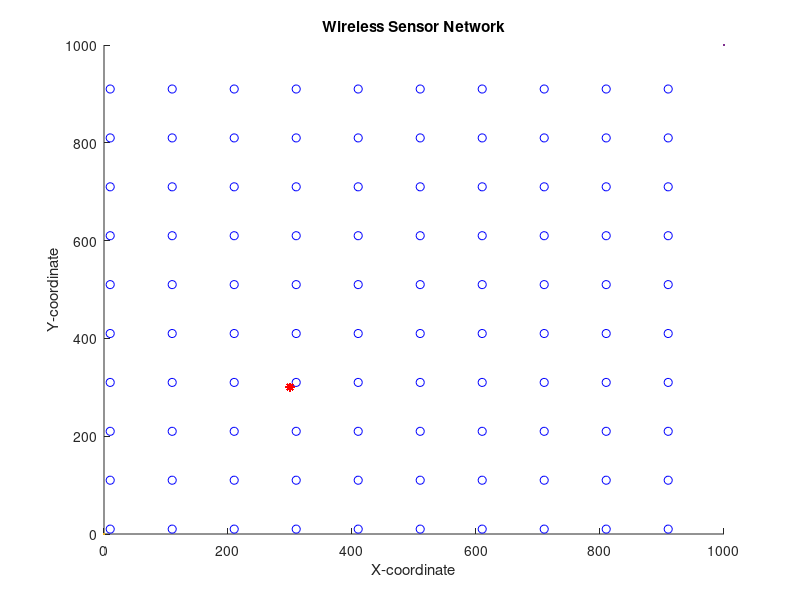

Write the MATLAB code that produced this figure. (Note: this script raises an error after producing the figure.)
%Rishabh Barnwal%
%2020A7PS1677P%
%2023%
close all;
clear;
clc;
%%%%%%%%%%%%%%%%%%%% Network Establishment Parameters %%%%%%%%%%%%%%%%%%%%
%%% plot of Operation %%%
% Field Dimensions in meters %
% Define the grid size
x_max = 1000;
y_max = 1000;
x_min = 10;
y_min = 10;
step = 100;

% Generate the grid
x_cord = x_min:step:(x_min + (x_max - 1) * step);
y_cord = y_min:step:(y_min + (y_max - 1) * step);

x = 0; % added for better display results of the plot
y = 0; % added for better display results of the plot
% Number of Nodes in the field %
n = 100;
% Number of Dead Nodes in the beggining %
dead_nodes = 0;
% Coordinates of the Sink (location is predetermined in this simulation) %
sinkx = 300;
sinky = 300;
%%% Energy Values %%%
% Initial Energy of a Node (in Joules) %
Eo = 0.1; % units in Joules
% Energy required to run circuity (both for transmitter and receiver) %
Eelec = 50 * 10 ^ (-9); % units in Joules/bit
ETx = 50 * 10 ^ (-9); % units in Joules/bit
ERx = 50 * 10 ^ (-9); % units in Joules/bit
% Transmit Amplifier Types %
Eamp = 100 * 10 ^ (-12); % units in Joules/bit/m^2 (amount of energy spent by the amplifier to transmit the bits)
% Data Aggregation Energy %
EDA = 5 * 10 ^ (-9); % units in Joules/bit
% Size of data package %
k = 4000; % units in bits
% Suggested percentage of cluster head %
p = 0.1; % a 1 percent of the total amount of nodes used in the network is proposed to give good results
% Number of Clusters %
Ci = p * n;
% Round of Operation %
rounds = 0;
% Current Number of operating Nodes %
totalEnergy = n * Eo;
operating_nodes = n;
transmissions = 0;
temp_val = 0;
flagFirstDead = 0;
stop_flag = 0;
%%%%%%%%%%%%%%%%%%%%%%%%%%% End of Parameters %%%%%%%%%%%%%%%%%%%%%%%%%%%%
%%% Creation of the Wireless Sensor Network %%%
% Plotting the WSN %
i = 1;

while (i <= n)

    for j = 1:(x_max / step)

        for k = 1:(y_max / step)
            SN(i).x = x_cord(j); % X-axis coordinates of sensor node
            SN(i).y = y_cord(k); % Y-axis coordinates of sensor node
            i = i + 1;
        end

    end

end

for i = 1:n

    SN(i).id = i; % sensor's ID number
    SN(i).Energy = Eo; % nodes energy levels (initially set to be equal to "Eo"
    SN(i).role = 0; % node acts as normal if the value is '0', if elected as a cluster head it gets the value '1' (initially all nodes are normal)
    SN(i).cluster = 0; % the cluster which a node belongs to
    SN(i).condition = 1; % States the current condition of the node. when the node is operational its value is =1 and when dead =0
    SN(i).rop = 0; % number of rounds node was operational
    SN(i).rleft = 0; % rounds left for node to become available for Cluster Head election
    SN(i).dtch = 0; % nodes distance from the cluster head of the cluster in which he belongs
    SN(i).dts = sqrt((sinkx - SN(i).x) ^ 2 + (sinky - SN(i).y) ^ 2); % nodes distance from the sink
    SN(i).tel = 0; % states how many times the node was elected as a Cluster Head
    SN(i).rn = 0; % round node got elected as cluster head
    SN(i).chid = 0; % node ID of the cluster head which the "i" normal node belongs to
    SN(i).prob = p; % probability with which a node gets to be cluster head

    hold on;
    figure(1)
    plot(x, y, x_max, y_max, SN(i).x, SN(i).y, 'ob', sinkx, sinky, '*r');
    title 'Wireless Sensor Network';
    xlabel 'X-coordinate';
    ylabel 'Y-coordinate';

end

networkStatus = 1;
totalData = 0;
rad = 200;

opNodes = [];
dNodes = [];
cNodes = [];
threshData = [];
remainingEnergy = [];
nrg = [];
flagFirstDead = 0;
networkLiveData = [];
abpl = [];
lsp = [];

%%%%%% Set-Up Phase %%%%%%
%%%%%%%% PROPOSED W/O DEGREE %%%%%%%%
while (operating_nodes > 0 && stop_flag == 0)

    % Displays Current Round %
    rounds = rounds + 1
    remainingEnergy(rounds) = totalEnergy;

    % Reseting Previous Amount Of Cluster Heads In the Network %
    CHeads = 0;

    % Reseting Previous Amount Of Energy Consumed In the Network on the Previous Round %
    energy = 0;

    % New list of nodes is sorted on basis of energy %
    SN = sortNodes_energy(SN, n);

    CHeads = 0;
    CH_list = [];

    % Cluster Heads Election %
    [SN, CH_list, CHeads] = maxE_minD_selection(SN, n, Ci, Eo);

    if (CHeads ~= 0)
        % Fixing the size of "CL" array %
        CH_list = CH_list(1:CHeads);
        CH_list = arrayfun(@(x) setfield(x, 'degree', 0), CH_list);

        % Grouping the Nodes into Clusters & caclulating the distance between node and cluster head %
        for i = 1:n

            if (SN(i).role == 0) && (SN(i).Energy > 0) && (CHeads > 0) % if node is normal

                for m = 1:CHeads
                    d(m) = sqrt((CH_list(m).x - SN(i).x) ^ 2 + (CH_list(m).y - SN(i).y) ^ 2);
                    % we calculate the distance 'd' between the sensor node that is
                    % transmitting and the cluster head that is receiving with the following equation+
                    % d=sqrt((x2-x1)^2 + (y2-y1)^2) where x2 and y2 the coordinates of
                    % the cluster head and x1 and y1 the coordinates of the transmitting node
                end

                d = d(1:CHeads); % fixing the size of "d" array
                [M, I] = min(d(:)); % finds the minimum distance of node to CH
                [Row, Col] = ind2sub(size(d), I); % displays the Cluster Number in which this node belongs too
                SN(i).cluster = Col; % assigns node to the cluster
                SN(i).dtch = d(Col); % assigns the distance of node to CH
                SN(i).chid = CH_list(Col).id;
                CH_list(Col).degree = CH_list(Col).degree + 1;

            end

        end

        % printing the degree of each CH %

        % calculating HOPS and Proximity %
        [CH_list, ABPL] = CH_list_with_HOPS(CH_list, CHeads, rad, rounds);
        Network_Longest_Shortest_Path = calculating_lsp(CH_list, CHeads);

        abpl(rounds) = ABPL;
        lsp(rounds) = Network_Longest_Shortest_Path;

        %%%%%% Steady-State Phase %%%%%%
        % Energy Dissipation for normal nodes %

        for i = 1:n

            if (SN(i).condition == 1) && (SN(i).role == 0)

                if SN(i).Energy > 0
                    ETx = Eelec * k + Eamp * k * SN(i).dtch ^ 2;
                    SN(i).Energy = SN(i).Energy - ETx;
                    energy = energy + ETx;
                    totalEnergy = totalEnergy - ETx;
                    totalData = totalData + k;

                    % Dissipation for cluster head during reception
                    if SN(SN(i).chid).Energy > 0 && SN(SN(i).chid).condition == 1 && SN(SN(i).chid).role == 1
                        ERx = (Eelec + EDA) * k;
                        energy = energy + ERx;
                        totalEnergy = totalEnergy - ERx;

                        SN(SN(i).chid).Energy = SN(SN(i).chid).Energy - ERx;

                        if SN(SN(i).chid).Energy <= 0 % if cluster heads energy depletes with reception
                            SN(SN(i).chid).condition = 0;
                            SN(SN(i).chid).rop = rounds;
                            dead_nodes = dead_nodes + 1;
                            operating_nodes = operating_nodes - 1
                        end

                    end

                end

                if SN(i).Energy <= 0 % if nodes energy depletes with transmission
                    dead_nodes = dead_nodes + 1;
                    operating_nodes = operating_nodes - 1
                    SN(i).condition = 0;
                    SN(i).chid = 0;
                    SN(i).rop = rounds;
                end

            end

        end

        % Energy Dissipation for cluster head nodes %

        for i = 1:n

            if (SN(i).condition == 1) && (SN(i).role == 1)

                if SN(i).Energy > 0
                    ETx = (Eelec + EDA) * k + Eamp * k * SN(i).dts ^ 2;
                    SN(i).Energy = SN(i).Energy - ETx;
                    energy = energy + ETx;
                    totalEnergy = totalEnergy - ETx;

                end

                if SN(i).Energy < Eo * 0.2 % if cluster heads energy depletes with transmission
                    dead_nodes = dead_nodes + 1;
                    operating_nodes = operating_nodes - 1
                    SN(i).condition = 0;
                    SN(i).rop = rounds;
                end

            end

        end

    end

    if operating_nodes < n && temp_val == 0
        temp_val = 1;
        flagFirstDead = rounds;
        networkLiveData(networkStatus) = rounds;
        networkStatus = networkStatus + 1;
    end

    if operating_nodes <= n * 0.5 && temp_val == 1
        temp_val = 2;
        networkLiveData(networkStatus) = rounds;
        networkStatus = networkStatus + 1;
    end

    if flagFirstDead == 0
        transmissions = transmissions + 1;
        nrg(transmissions) = energy;
    end

    if CHeads == 0 || operating_nodes < 3
        stop_flag = 1;
        CHeads = 0;
        networkLiveData(networkStatus) = rounds;
    end

    opNodes(rounds) = operating_nodes;
    dNodes(rounds) = dead_nodes;
    cNodes(rounds) = CHeads;
    threshData(rounds) = totalData;

end

if networkStatus == 1
    networkStatus = networkStatus + 1;
    networkLiveData(networkStatus) = rounds;
    networkStatus = networkStatus + 1;
    networkLiveData(networkStatus) = rounds;
elseif networkStatus == 2
    networkStatus = networkStatus + 1;
    networkLiveData(networkStatus) = rounds;
elseif networkStatus == 3
    networkLiveData(networkStatus) = rounds;
end

% Plotting Simulation Results "Operating Nodes per Round" %
figure(2)
plot(1:length(opNodes), opNodes(1:length(opNodes)), '-r', 'Linewidth', 2);
title ({'COMPARISION'; 'Number of Operating Nodes per Round'; })
xlabel '# Rounds';
ylabel '# Operational Nodes';
hold on;

figure(3)
plot(1:length(dNodes), dNodes(1:length(dNodes)), '-r', 'Linewidth', 2);
title ({'COMPARISION'; 'Number of Dead Nodes per Round'; })
xlabel '# Rounds';
ylabel '# Dead Nodes';
hold on;

figure(4)
plot(1:length(cNodes), cNodes(1:length(cNodes)), '-r', 'Linewidth', 2);
title ({'COMPARISION'; 'Number of Clusters per Round'; })
xlabel '# Rounds';
ylabel '# Clusters';
hold on;

figure(5)
plot(1:length(threshData), threshData(1:length(threshData)), '-r', 'Linewidth', 2);
title ({'COMPARISION'; 'Data Packets Sent to the Sink Node per Round'; })
xlabel '# Rounds';
ylabel 'Data Packets Sent to the Sink Node';
hold on;

figure(6)
plot(1:length(nrg), nrg(1:length(nrg)), '-r', 'Linewidth', 2);
title ({'COMPARISION'; 'Energy Consumtion per Transmission'; })
xlabel '# Transmission';
ylabel 'Energy (Joule)';
hold on;

figure(7)
area(1:length(remainingEnergy), remainingEnergy(1:length(remainingEnergy)), 'FaceColor', 'r');
title ({'COMPARISION'; 'Remaining Energy per Round'; })
xlabel '# Rounds';
ylabel 'Remaining Energy (Joule)';
hold on;

figure(8)
plot(1:length(abpl), abpl(1:length(abpl)), '-r', 'Linewidth', 2);
title ({'COMPARISION'; 'Average Backbone Path Length per Round'; })
xlabel '# Rounds';
ylabel 'Average Backbone Path Length';
hold on;

figure(9)
plot(1:length(lsp), lsp(1:length(lsp)), '-r', 'Linewidth', 2);
title ({'COMPARISION'; 'Longest Shortest Path Length per Round'; })
xlabel '# Rounds';
ylabel 'Longest Shortest Path Length';
hold on;

% sorting nodes based on energy
function S = sortNodes(S, Ni)

    for i = 1:Ni

        S(i).role = 0;

        for j = 1:Ni

            if (S(j).condition == 0)
                break;
            end

            if S(i).Energy > S(j).Energy
                temp = S(i);
                S(i) = S(j);
                S(j) = temp;
            end

        end

    end

end

% using our algorithm to assign cluster heads
function [S, CH_list, CHeads] = maxE_minD_selection(S, Ni, Ci, Eo)
    CH_list = [];
    CHeads = 0;

    for k = 1:Ci
        S(k).cluster = 0;
        S(k).role = 0;
        S(k).chid = 0;
        index = -1;
        count = 0;
        minD = 10 ^ 10;
        maxE = -1;

        % selecting cluster heads based on max energy and min distance
        for i = 1:Ni

            if (S(i).role == 1 || S(i).condition == 0)
                continue;
            end

            distance = 0;

            for j = 1:Ni

                if (S(j).condition == 0)
                    continue;
                end

                if (i ~= j)
                    distance = distance + sqrt((S(i).x - S(j).x) ^ 2 + (S(i).y - S(j).y) ^ 2);
                    count = count + 1;
                end

            end

            if ((distance / count) <= minD && (S(i).Energy >= maxE) && (S(i).Energy >= Eo * 0.2))
                minD = distance;
                maxE = S(i).Energy;
                index = i;
            end

        end

        if (index ~= -1)
            S(index).role = 1; % 1 = cluster head
            S(i).tel = S(i).tel + 1; % total number of times it became cluster head
            CHeads = CHeads + 1;
            S(i).cluster = CHeads; % cluster number this node belongs to
            CH_list(CHeads).id = S(index).id;
            CH_list(CHeads).x = S(index).x;
            CH_list(CHeads).y = S(index).y;
            CH_list(CHeads).dts = S(index).dts;
        end

    end

end

% sorting nodes based on proximity
function proximity_list = sortNodes_dts(CH_list, proximity_list)

    if length(proximity_list) == 1
        return;
    end

    for i = 1:length(proximity_list)

        if proximity_list(i) == 0
            continue;
        end

        for j = 1:length(proximity_list)

            if proximity_list(j) == 0
                continue;
            end

            if CH_list(proximity_list(i)).dts > CH_list(proximity_list(j)).dts
                temp = proximity_list(i);
                proximity_list(i) = proximity_list(j);
                proximity_list(j) = temp;
            end

        end

    end

end

% index finding function
function bool = is_found(proximity, index)

    bool = 0;

    for i = 1:length(proximity)

        if (proximity(i) == index)
            bool = 1;
            break;
        end

    end

end

% function to calculate proximity for CHs
function CH_list = CH_list_with_proximity(CH_list, CHeads, rad, rounds)

    CH_list = arrayfun(@(x) setfield(x, 'proximity', []), CH_list);

    % assinging the index of sink as 0 to the proximity list of each CH if it is within the communication range
    for i = 1:CHeads

        if (CH_list(i).dts <= rad)
            CH_list(i).proximity = [CH_list(i).proximity, 0];
        end

    end

    % assinging the index of CHs as their proximity list if they are within the communication range
    for i = 1:CHeads

        for j = 1:CHeads

            if (i ~= j)

                if (sqrt((CH_list(i).x - CH_list(j).x) ^ 2 + (CH_list(i).y - CH_list(j).y) ^ 2) <= rad)
                    CH_list(i).proximity = [CH_list(i).proximity, j];
                end

            end

        end

    end

    for i = 1:CHeads
        CH_list(i).proximity = sortNodes_dts(CH_list, CH_list(i).proximity);
    end

    % printing proximity of each CH %
    fid = fopen('proximity.txt', 'a');
    fprintf(fid, '\nRound %d\n', rounds);

    for i = 1:CHeads
        fprintf(fid, 'Proximity of CH(%d) = [', i);

        for j = 1:length(CH_list(i).proximity)
            fprintf(fid, '%d, ', CH_list(i).proximity(j));
        end

        fprintf(fid, ']\n');
    end

    fclose(fid);

end

% function to calculate the number of hops for each CH
function [hops, indices] = calculate_hops(CH_list, index, indices, hops, rounds)

    if (length(CH_list(index).proximity) ~= 0 && CH_list(index).proximity(1) == 0)
        hops = 1;
    else
        nextIndex = 0;

        for i = 1:length(CH_list(index).proximity)

            for j = 1:length(indices)

                if CH_list(index).proximity(i) == indices(j)
                    nextIndex = 0;
                    break;
                else
                    nextIndex = CH_list(index).proximity(i);
                end

            end

            if nextIndex ~= 0
                break;
            end

        end

        if (nextIndex == 0)

        else

            indices = [indices, nextIndex];
            [hops, indices] = calculate_hops(CH_list, nextIndex, indices, hops, rounds);
            hops = hops + 1;
        end

    end

end

% driver function to calculate the number of hops for each CH
function CH_list = CH_list_with_HOPS(CH_list, CHeads, rad, rounds)

    CH_list = CH_list_with_proximity(CH_list, CHeads, rad, rounds);
    CH_list = arrayfun(@(x) setfield(x, 'hops', 0), CH_list);

    fid = fopen('hops.txt', 'a');
    fprintf(fid, '\nRound %d\n', rounds);
    totalHops = 0;

    % calculating the hops of each CH from the sink
    for i = 1:CHeads

        % if the CH is directly within the communication range of the sink
        if (is_found(CH_list(i).proximity, 0) == 1)
            CH_list(i).hops = 1;
            CH_list(i).lsp_path = [0];

        else
            indices = [];
            indices = [indices, i];
            hops = 0;
            [hops, indices] = calculate_hops(CH_list, i, indices, hops, rounds);

            CH_list(i).hops = hops;
            CH_list(i).lsp_path = indices;
        end

        fprintf(fid, 'Hops of CH(%d) = %d\n', i, CH_list(i).hops);
        totalHops = totalHops + CH_list(i).hops;

    end

    fprintf(fid, 'ABPL = %f\n', totalHops / (CHeads * (CHeads + 1) / 2));
    fclose(fid);

end

function lsp = calculating_lsp(CH_list, CHeads)
    lsp = -1;

    for i = 1:CHeads
        CH_list(i).lsp = 0;

        if CH_list(i).lsp_path(1) == 0
            CH_list(i).lsp = CH_list(i).dts;
        else

            for j = 1:length(CH_list(i).lsp_path)

                if CH_list(i).lsp_path(j) == 0
                    continue;
                else
                    CH_list(i).lsp = CH_list(i).lsp + (sqrt((CH_list(i).x - CH_list(CH_list(i).lsp_path(j)).x) ^ 2 + (CH_list(i).y - CH_list(CH_list(i).lsp_path(j)).y) ^ 2));

                end

            end

        end

    end

    for i = 1:CHeads
        lsp = max(lsp, CH_list(i).lsp);
    end

end
